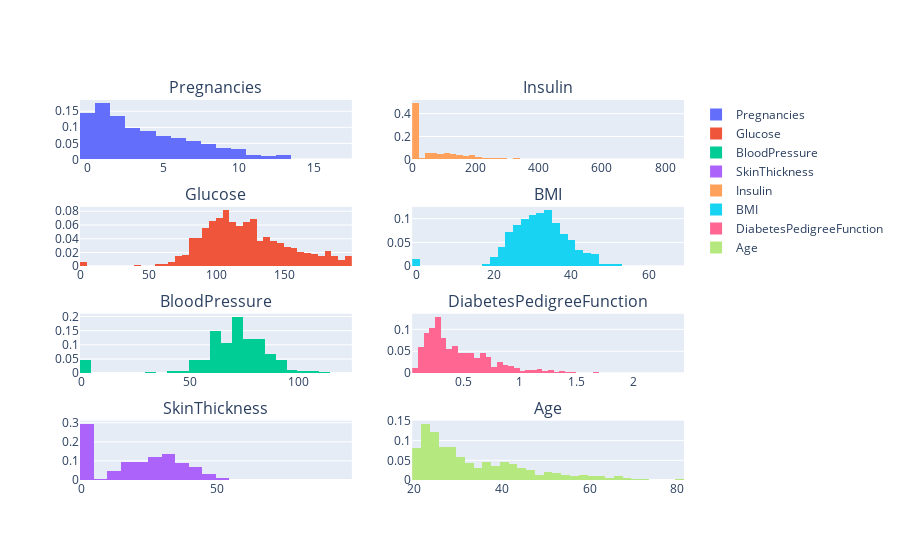

The code cell stored with this chart in its notebook:
### Markdown cell above
All the features are numerical and they have the same number of records which means that there are no missing values!

### Code cell
# Plot all the features to analyse their distributions

# Define number of rows
figure_row = 4

# Define number of columns
figure_column = 2 

# Starts at column 0 for the loop
flag = 0

# Create a variable in order to store the subplots
fig = tls.make_subplots(rows=figure_row, # number of rows chosen for the subplot
                        cols=figure_column, # number of columns chosen for the subplot
                        subplot_titles=('Pregnancies','Insulin', # Set title names
                                        'Glucose', 'BMI','BloodPressure',
                                        'DiabetesPedigreeFunction',
                                        'SkinThickness','Age'
                                       )
                       )


# Loop through the column starting at positon 1 use the figure_column variable and add 1 in order get the last position
for column in range(1,figure_column+1):
    for row in range(1,figure_row+1): # Another for loop the same idea
        trace = go.Histogram(x=df[df.columns[flag]].values.tolist(), # Plot based in the current position starting at column 0
                             histnorm='probability', # Use probability plot
                             name=df.columns[flag] # Get the name of the features
                            )
# End with all variables together (Histogram + row and column positions)        
        fig.append_trace(trace, row, column)

# Same idea + 1 in order to get the last one
        flag = flag+1

# Display      
py.iplot(fig)

### Figure 1 — Plotly figure (JSON) as saved in the notebook; plotly's stock layout.template omitted (floating-point values rounded to 4 significant figures; data arrays with more than 128 entries replaced by an {"elided": "..."} marker saying what was removed)
{"data": [{"histnorm": "probability", "name": "Pregnancies", "type": "histogram", "x": {"elided": "768 int values"}, "xaxis": "x", "yaxis": "y"}, {"histnorm": "probability", "name": "Glucose", "type": "histogram", "x": {"elided": "768 int values"}, "xaxis": "x3", "yaxis": "y3"}, {"histnorm": "probability", "name": "BloodPressure", "type": "histogram", "x": {"elided": "768 int values"}, "xaxis": "x5", "yaxis": "y5"}, {"histnorm": "probability", "name": "SkinThickness", "type": "histogram", "x": {"elided": "768 int values"}, "xaxis": "x7", "yaxis": "y7"}, {"histnorm": "probability", "name": "Insulin", "type": "histogram", "x": {"elided": "768 int values"}, "xaxis": "x2", "yaxis": "y2"}, {"histnorm": "probability", "name": "BMI", "type": "histogram", "x": {"elided": "768 float values"}, "xaxis": "x4", "yaxis": "y4"}, {"histnorm": "probability", "name": "DiabetesPedigreeFunction", "type": "histogram", "x": {"elided": "768 float values"}, "xaxis": "x6", "yaxis": "y6"}, {"histnorm": "probability", "name": "Age", "type": "histogram", "x": {"elided": "768 int values"}, "xaxis": "x8", "yaxis": "y8"}], "layout": {"annotations": [{"font": {"size": 16}, "showarrow": false, "text": "Pregnancies", "x": 0.225, "xanchor": "center", "xref": "paper", "y": 1, "yanchor": "bottom", "yref": "paper"}, {"font": {"size": 16}, "showarrow": false, "text": "Insulin", "x": 0.775, "xanchor": "center", "xref": "paper", "y": 1, "yanchor": "bottom", "yref": "paper"}, {"font": {"size": 16}, "showarrow": false, "text": "Glucose", "x": 0.225, "xanchor": "center", "xref": "paper", "y": 0.7188, "yanchor": "bottom", "yref": "paper"}, {"font": {"size": 16}, "showarrow": false, "text": "BMI", "x": 0.775, "xanchor": "center", "xref": "paper", "y": 0.7188, "yanchor": "bottom", "yref": "paper"}, {"font": {"size": 16}, "showarrow": false, "text": "BloodPressure", "x": 0.225, "xanchor": "center", "xref": "paper", "y": 0.4375, "yanchor": "bottom", "yref": "paper"}, {"font": {"size": 16}, "showarrow": false, "text": "DiabetesPedigreeFunction", "x": 0.775, "xanchor": "center", "xref": "paper", "y": 0.4375, "yanchor": "bottom", "yref": "paper"}, {"font": {"size": 16}, "showarrow": false, "text": "SkinThickness", "x": 0.225, "xanchor": "center", "xref": "paper", "y": 0.1562, "yanchor": "bottom", "yref": "paper"}, {"font": {"size": 16}, "showarrow": false, "text": "Age", "x": 0.775, "xanchor": "center", "xref": "paper", "y": 0.1562, "yanchor": "bottom", "yref": "paper"}], "xaxis": {"anchor": "y", "domain": [0, 0.45]}, "xaxis2": {"anchor": "y2", "domain": [0.55, 1]}, "xaxis3": {"anchor": "y3", "domain": [0, 0.45]}, "xaxis4": {"anchor": "y4", "domain": [0.55, 1]}, "xaxis5": {"anchor": "y5", "domain": [0, 0.45]}, "xaxis6": {"anchor": "y6", "domain": [0.55, 1]}, "xaxis7": {"anchor": "y7", "domain": [0, 0.45]}, "xaxis8": {"anchor": "y8", "domain": [0.55, 1]}, "yaxis": {"anchor": "x", "domain": [0.8438, 1]}, "yaxis2": {"anchor": "x2", "domain": [0.8438, 1]}, "yaxis3": {"anchor": "x3", "domain": [0.5625, 0.7188]}, "yaxis4": {"anchor": "x4", "domain": [0.5625, 0.7188]}, "yaxis5": {"anchor": "x5", "domain": [0.2812, 0.4375]}, "yaxis6": {"anchor": "x6", "domain": [0.2812, 0.4375]}, "yaxis7": {"anchor": "x7", "domain": [0, 0.1562]}, "yaxis8": {"anchor": "x8", "domain": [0, 0.1562]}}}
